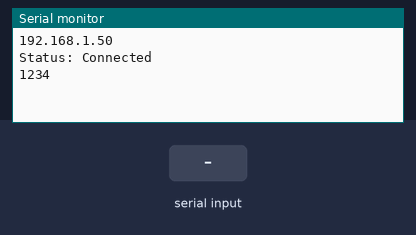
Recording of a sketch running on a simulated ESP8266 (NodeMCU). On the bench: the last lines printed to the serial monitor. Inputs (shaded band) come from the test bench. WiFi joins after 1.5 s; servers stay silent unless stated.

Above: at 2.7 s.
2.8 s: "1" received over Serial
At 3.8 s:
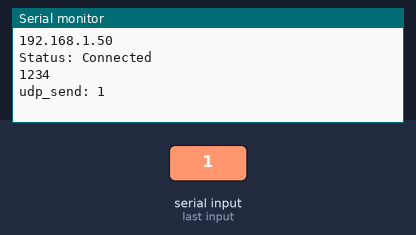
4.3 s: "0" received over Serial
At 4.9 s:
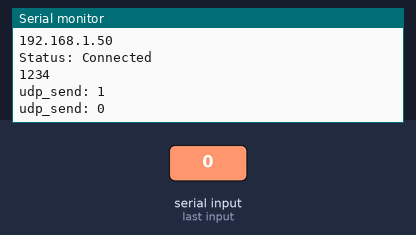
5.8 s: "2" received over Serial
At 6.1 s:
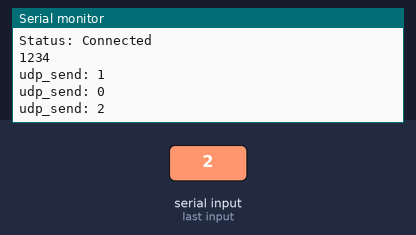

The sketch:

UDP.ino
```cpp
//YOUTUBE: AJAYNIRMAL RANGNATHAN
// The below code runs on ESP8266 Node MCU

#include <ESP8266WiFi.h>
#include <WiFiUdp.h>

const char* ssid = "Luana";
const char* password = "40224022";

const char * udpAddress = "192.168.43.155"; // enter your ip destination ip here
WiFiUDP udp;
unsigned int udpPort=1234;  //udp port to connect

char pktbuf1[10];
char rx_val;
void setup() {
Serial.begin(115200);
WiFi.begin(ssid, password);
while (WiFi.waitForConnectResult() != WL_CONNECTED) {
    Serial.println("Connection Failed! Rebooting...");
    delay(5000);
    ESP.restart();
  }
  Serial.println(WiFi.localIP());
  Serial.println("Status: Connected");

  /* Enable udp */
  udp.begin(udpPort);
  Serial.println(udpPort);
}

void loop() {
  int rp1=udp.parsePacket();
 if(!rp1)
 {
   if (Serial.available()>0)
   {
     rx_val=Serial.read();
     Serial.print("udp_send: ");
     Serial.println(rx_val);
     udp.beginPacket(udpAddress,udpPort);
     udp.write(rx_val);
     udp.endPacket();
   }
 }
 else
 {
    udp.read(pktbuf1,2);
    delay(20);
    Serial.print("Packet from "+String(udpAddress)+": ");
    Serial.print(pktbuf1);
    delay(1000);
  }
}
```

Measured:
- after the input at 2.8 s, the serial monitor: prints a new line at once (image 1)
- after the input at 4.3 s, the serial monitor: prints a new line at once (image 2)
- after the input at 5.8 s, the serial monitor: prints a new line at once (image 3)
